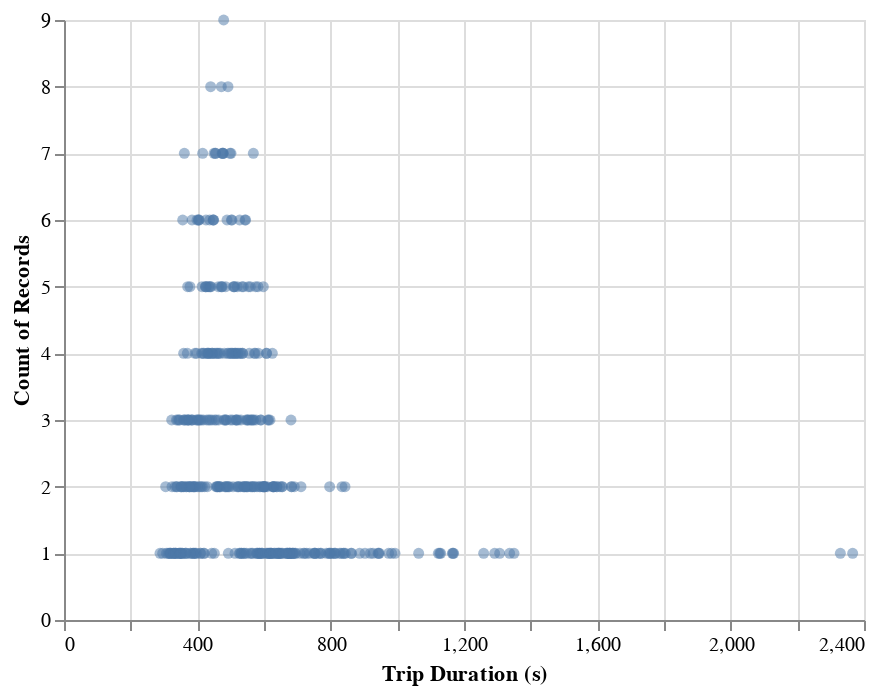

Notebook source saved alongside this figure:
### Code cell
#trip duration is most interesting perhaps
alt.Chart(pairDF).mark_circle(opacity=.5).encode(
    alt.X('tripduration:Q', title='Trip Duration (s)'),
    alt.Y('count()')
)

### Figure 1 — Vega-Lite specification as saved in the notebook (floating-point values rounded to 4 significant figures; data arrays with more than 128 entries replaced by an {"elided": "..."} marker saying what was removed)
{"config": {"view": {"continuousWidth": 400, "continuousHeight": 300}}, "data": {"name": "data-73c30096ddb74179efcf0cf8f29fd5a2"}, "mark": {"type": "circle", "opacity": 0.5}, "encoding": {"x": {"type": "quantitative", "field": "tripduration", "title": "Trip Duration (s)"}, "y": {"type": "quantitative", "aggregate": "count"}}, "$schema": "https://vega.github.io/schema/vega-lite/v4.8.1.json", "datasets": {"data-73c30096ddb74179efcf0cf8f29fd5a2": {"elided": "988 records"}}}
